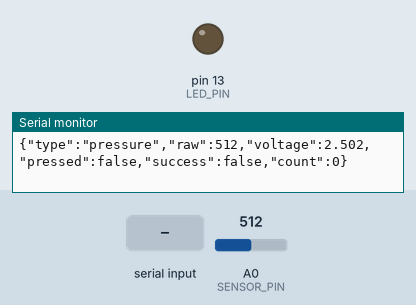
A sketch run on a simulated Arduino Nano Every. Parts: output pins drawn as LEDs (lit = HIGH), the last lines printed to the serial monitor. The inputs (shaded band) are chosen by the test bench; at power-on: A0 (SENSOR_PIN) = 512.

Above: at 1.2 s.
1.3 s: A0 (SENSOR_PIN) set to 807
2.8 s: A0 (SENSOR_PIN) set to 829
At 3.6 s:
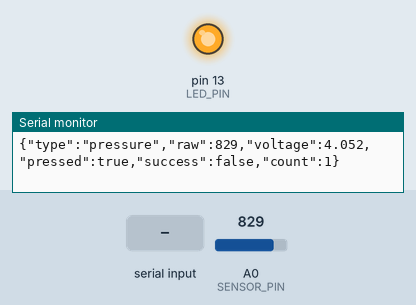
5.8 s: "RESET\n" received over Serial
7.3 s: A0 (SENSOR_PIN) set to 769
8.8 s: A0 (SENSOR_PIN) set to 748
At 9.5 s:
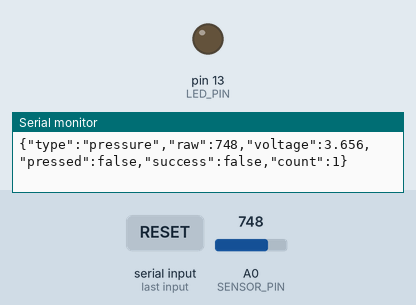
Timing chart, 0 to 11.3 s (numbered marks = the images above; inputs shaded):
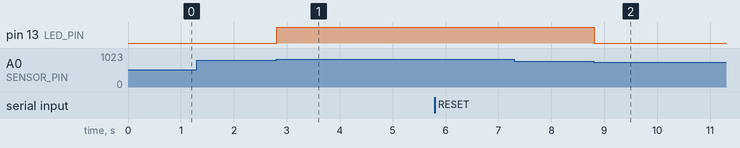

The sketch:

pressure_sensor_rps40st.ino
```cpp
// pressure_sensor_rps40st.ino
// RP-S40-ST + Arduino Nano Every
// Wiring:
// 5V ---- sensor ---- A0 ---- 10kΩ ---- GND
//
// Meaning:
// 1. One sensor leg -> 5V
// 2. Other sensor leg -> A0
// 3. From A0, add a 10kΩ resistor to GND
//
// CPR success rule:
// - Count exactly one successful compression when voltage rises to >= 4.0V
// - Do not count again until the sensor is released below RELEASE_VOLTAGE
//
// Serial output:
// - One JSON line per loop so a JavaScript frontend can read it over Web Serial.
// - Pressure example:
//   {"type":"pressure","raw":827,"voltage":4.013,"pressed":true,"success":true,"count":12}
// - Profile example, sent when JS sends PROFILE\n over Serial:
//   {"type":"profile","name":"John Doe",...}
//
// Supported serial commands from JavaScript:
// - PROFILE      -> print hardcoded patient profile as JSON
// - GET_PROFILE  -> same as PROFILE
// - RESET        -> reset CPR success count

const int SENSOR_PIN = A0;
const int LED_PIN = LED_BUILTIN;

// Do NOT name this VREF.
// On Arduino Nano Every / megaAVR, VREF conflicts with an internal register/type.
const float ADC_REFERENCE_VOLTAGE = 5.0;
const float ADC_MAX_READING = 1023.0;

const float PEAK_VOLTAGE = 4.0;
const float RELEASE_VOLTAGE = 3.7;
const unsigned long LOOP_DELAY_MS = 20;  // 50 Hz updates

// ===== Hardcoded emergency patient profile =====
// Keep this short and medically useful. The frontend can render this JSON into a card/modal.
const char PATIENT_NAME[] = "John Doe";
const char PATIENT_DOB[] = "1999-01-01";
const char PATIENT_BLOOD_TYPE[] = "O+";
const char PATIENT_PHONE[] = "123-456-7890";
const char PATIENT_ADDRESS[] = "123 Example St, Irvine, CA";
const char PATIENT_ALLERGIES[] = "Penicillin";
const char PATIENT_CONDITIONS[] = "Diabetes";
const char PATIENT_MEDICATIONS[] = "Insulin";
const char EMERGENCY_CONTACT_NAME[] = "Jane Doe";
const char EMERGENCY_CONTACT_RELATION[] = "Mother";
const char EMERGENCY_CONTACT_PHONE[] = "123-555-7890";
const char PHYSICIAN_NAME[] = "Dr. Smith";
const char PHYSICIAN_PHONE[] = "123-555-1111";
const char MEDICAL_NOTES[] = "CPR responder: check allergies and current medication first.";

bool pressLatched = false;
unsigned long successCount = 0;
String serialCommand = "";

void sendReadyStatus() {
  Serial.print(F("{\"type\":\"status\",\"status\":\"ready\",\"sensor\":\"RP-S40-ST\",\"thresholdVoltage\":"));
  Serial.print(PEAK_VOLTAGE, 2);
  Serial.print(F(",\"releaseVoltage\":"));
  Serial.print(RELEASE_VOLTAGE, 2);
  Serial.println(F(",\"profileCommand\":\"PROFILE\"}"));
}

void sendPatientProfile() {
  Serial.print(F("{\"type\":\"profile\""));
  Serial.print(F(",\"name\":\""));
  Serial.print(PATIENT_NAME);
  Serial.print(F("\",\"dob\":\""));
  Serial.print(PATIENT_DOB);
  Serial.print(F("\",\"bloodType\":\""));
  Serial.print(PATIENT_BLOOD_TYPE);
  Serial.print(F("\",\"phone\":\""));
  Serial.print(PATIENT_PHONE);
  Serial.print(F("\",\"address\":\""));
  Serial.print(PATIENT_ADDRESS);
  Serial.print(F("\",\"allergies\":\""));
  Serial.print(PATIENT_ALLERGIES);
  Serial.print(F("\",\"conditions\":\""));
  Serial.print(PATIENT_CONDITIONS);
  Serial.print(F("\",\"medications\":\""));
  Serial.print(PATIENT_MEDICATIONS);
  Serial.print(F("\",\"emergencyContact\":{\"name\":\""));
  Serial.print(EMERGENCY_CONTACT_NAME);
  Serial.print(F("\",\"relation\":\""));
  Serial.print(EMERGENCY_CONTACT_RELATION);
  Serial.print(F("\",\"phone\":\""));
  Serial.print(EMERGENCY_CONTACT_PHONE);
  Serial.print(F("\"}"));
  Serial.print(F(",\"physician\":{\"name\":\""));
  Serial.print(PHYSICIAN_NAME);
  Serial.print(F("\",\"phone\":\""));
  Serial.print(PHYSICIAN_PHONE);
  Serial.print(F("\"}"));
  Serial.print(F(",\"notes\":\""));
  Serial.print(MEDICAL_NOTES);
  Serial.println(F("\"}"));
}

void sendResetStatus() {
  Serial.println(F("{\"type\":\"status\",\"status\":\"reset\",\"count\":0}"));
}

void handleSerialCommands() {
  while (Serial.available() > 0) {
    char c = Serial.read();

    if (c == '\n' || c == '\r') {
      serialCommand.trim();
      serialCommand.toUpperCase();

      if (serialCommand == "PROFILE" || serialCommand == "GET_PROFILE") {
        sendPatientProfile();
      } else if (serialCommand == "RESET") {
        successCount = 0;
        pressLatched = false;
        digitalWrite(LED_PIN, LOW);
        sendResetStatus();
      } else if (serialCommand.length() > 0) {
        Serial.print(F("{\"type\":\"error\",\"message\":\"Unknown command: "));
        Serial.print(serialCommand);
        Serial.println(F("\"}"));
      }

      serialCommand = "";
    } else {
      serialCommand += c;

      // Prevent unbounded String growth if the frontend sends malformed input.
      if (serialCommand.length() > 40) {
        serialCommand = "";
        Serial.println(F("{\"type\":\"error\",\"message\":\"Command too long\"}"));
      }
    }
  }
}

void sendPressureData() {
  const int rawValue = analogRead(SENSOR_PIN);
  const float voltage = rawValue * (ADC_REFERENCE_VOLTAGE / ADC_MAX_READING);

  bool success = false;

  if (!pressLatched && voltage >= PEAK_VOLTAGE) {
    successCount++;
    pressLatched = true;
    success = true;
  }

  if (pressLatched && voltage < RELEASE_VOLTAGE) {
    pressLatched = false;
  }

  digitalWrite(LED_PIN, pressLatched ? HIGH : LOW);

  Serial.print(F("{\"type\":\"pressure\",\"raw\":"));
  Serial.print(rawValue);
  Serial.print(F(",\"voltage\":"));
  Serial.print(voltage, 3);
  Serial.print(F(",\"pressed\":"));
  Serial.print(pressLatched ? F("true") : F("false"));
  Serial.print(F(",\"success\":"));
  Serial.print(success ? F("true") : F("false"));
  Serial.print(F(",\"count\":"));
  Serial.print(successCount);
  Serial.println(F("}"));
}

void setup() {
  pinMode(LED_PIN, OUTPUT);
  Serial.begin(115200);

  // On boards with native USB, this helps serial attach during debugging.
  unsigned long start = millis();
  while (!Serial && (millis() - start) < 2000) {
    ;
  }

  sendReadyStatus();
}

void loop() {
  handleSerialCommands();
  sendPressureData();
  delay(LOOP_DELAY_MS);
}
```

Measured:
- the behaviour switches between 818 and 819 on A0 (SENSOR_PIN) (found by bisection; images 0 and 1)
- the behaviour switches between 758 and 757 on A0 (SENSOR_PIN) (found by bisection; images 1 and 2)
- after the input at 2.8 s, pin 13 (LED_PIN): LOW → HIGH at once
- after the input at 8.8 s, pin 13 (LED_PIN): HIGH → LOW at once
